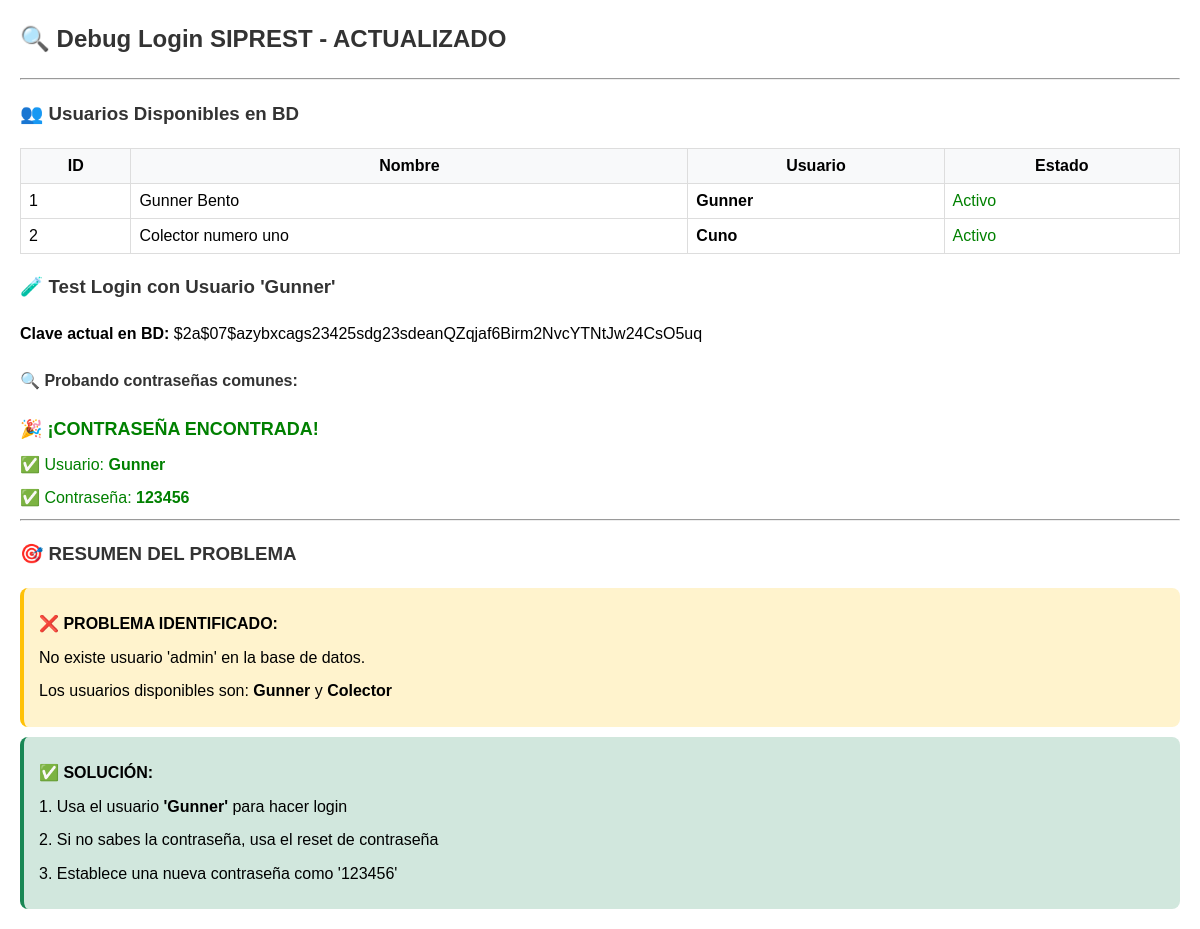
Page /debug_login.php on the earlier database version.
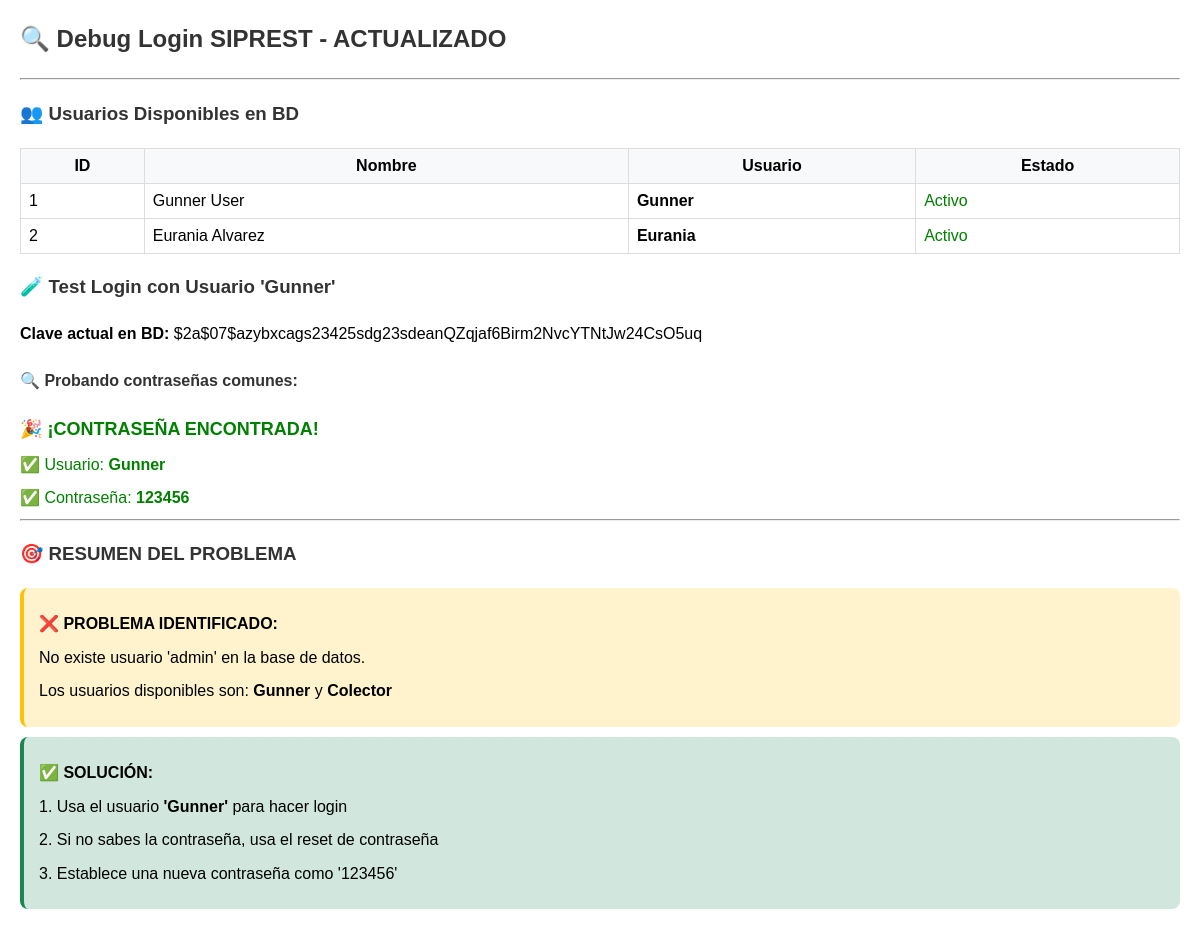
Same page on the later database version.
### tables this page shows
CREATE TABLE `usuarios` (
  `id_usuario` int(11) NOT NULL,
  `sucursal_id` int(11) DEFAULT NULL,
  `nombre_usuario` varchar(100) DEFAULT NULL,
  `apellido_usuario` varchar(100) DEFAULT NULL,
  `usuario` varchar(100) NOT NULL,
  `clave` text NOT NULL,
  `id_perfil_usuario` int(11) DEFAULT NULL,
  `estado` tinyint(4) DEFAULT NULL
);

### debug_login.php (the view, shortened to what this page needs)
<?php
echo "<h2>🔍 Debug Login SIPREST - ACTUALIZADO</h2>";
echo "<hr>";
echo "<h3>👥 Usuarios Disponibles en BD</h3>";
try {
    $conn = Conexion::conectar();
    $stmt = $conn->prepare("SELECT id_usuario, nombre_usuario, apellido_usuario, usuario, estado FROM usuarios ORDER BY id_usuario");
    $stmt->execute();
    $users = $stmt->fetchAll(PDO::FETCH_ASSOC);
    if (count($users) > 0) {
        echo "<table style='border-collapse: collapse; width: 100%; margin: 10px 0;'>";
        echo "<tr style='background: #f0f0f0;'>";
        echo "<th style='padding: 8px; border: 1px solid #ddd;'>ID</th>";
        echo "<th style='padding: 8px; border: 1px solid #ddd;'>Nombre</th>";
        echo "<th style='padding: 8px; border: 1px solid #ddd;'>Usuario</th>";
        echo "<th style='padding: 8px; border: 1px solid #ddd;'>Estado</th>";
        echo "</tr>";
        foreach ($users as $user) {
            $color = $user['estado'] == 1 ? 'green' : 'red';
            $estado_text = $user['estado'] == 1 ? 'Activo' : 'Inactivo';
            echo "<tr>";
            echo "<td style='padding: 8px; border: 1px solid #ddd;'>" . $user['id_usuario'] . "</td>";
            echo "<td style='padding: 8px; border: 1px solid #ddd;'>" . $user['nombre_usuario'] . " " . $user['apellido_usuario'] . "</td>";
            echo "<td style='padding: 8px; border: 1px solid #ddd;'><strong>" . $user['usuario'] . "</strong></td>";
            echo "<td style='padding: 8px; border: 1px solid #ddd; color: $color;'>$estado_text</td>";
            echo "</tr>";
        }
        echo "</table>";
        echo "<h3>🧪 Test Login con Usuario 'Gunner'</h3>";
        $usuario_test = 'Gunner';
        $stmt2 = $conn->prepare("SELECT clave FROM usuarios WHERE usuario = :usuario AND estado = 1");
        $stmt2->bindParam(":usuario", $usuario_test, PDO::PARAM_STR);
        $stmt2->execute();
        $user_data = $stmt2->fetch(PDO::FETCH_ASSOC);
        if ($user_data) {
            echo "<p><strong>Clave actual en BD:</strong> " . $user_data['clave'] . "</p>";
            $passwords_comunes = ['123456', '1234', 'admin', 'password', 'gunner', 'Gunner', 'gunner123'];
            echo "<h4>🔍 Probando contraseñas comunes:</h4>";
            foreach ($passwords_comunes as $pwd) {
                $hash_test = crypt($pwd, '$2a$07$azybxcags23425sdg23sdfhsd$');
                if ($user_data['clave'] === $hash_test) {
                    echo "<p style='color: green; font-size: 18px; font-weight: bold;'>🎉 ¡CONTRASEÑA ENCONTRADA!</p>";
                    echo "<p style='color: green; font-size: 16px;'>✅ Usuario: <strong>Gunner</strong></p>";
                    echo "<p style='color: green; font-size: 16px;'>✅ Contraseña: <strong>$pwd</strong></p>";
                    break;
                } else {
                    echo "<p>❌ No es: '$pwd'</p>";
                }
            }
        } else {
            echo "<p style='color: red;'>❌ Usuario 'Gunner' no encontrado</p>";
        }
    } else {
        echo "<p style='color: red;'>❌ No hay usuarios en la base de datos</p>";
    }
} catch (Exception $e) {
    echo "<p style='color: red;'><strong>Error:</strong> " . $e->getMessage() . "</p>";
}
echo "<hr>";
echo "<h3>🎯 RESUMEN DEL PROBLEMA</h3>";
echo "<div style='background: #fff3cd; padding: 15px; border-radius: 8px; border-left: 4px solid #ffc107;'>";
echo "<p><strong>❌ PROBLEMA IDENTIFICADO:</strong></p>";
echo "<p>No existe usuario 'admin' en la base de datos.</p>";
echo "<p>Los usuarios disponibles son: <strong>Gunner</strong> y <strong>Colector</strong></p>";
echo "</div>";
echo "<div style='background: #d1e7dd; padding: 15px; border-radius: 8px; border-left: 4px solid #198754; margin-top: 10px;'>";
echo "<p><strong>✅ SOLUCIÓN:</strong></p>";
echo "<p>1. Usa el usuario <strong>'Gunner'</strong> para hacer login</p>";
echo "<p>2. Si no sabes la contraseña, usa el reset de contraseña</p>";
echo "<p>3. Establece una nueva contraseña como '123456'</p>";
echo "</div>";
?>

Differences in the rows shown:
changed usuarios "Gunner": apellido_usuario "Bento" → "User"
changed usuarios id 2: nombre_usuario "Colector" → "Eurania"; apellido_usuario "numero uno" → "Alvarez"; usuario "Cuno" → "Eurania"
